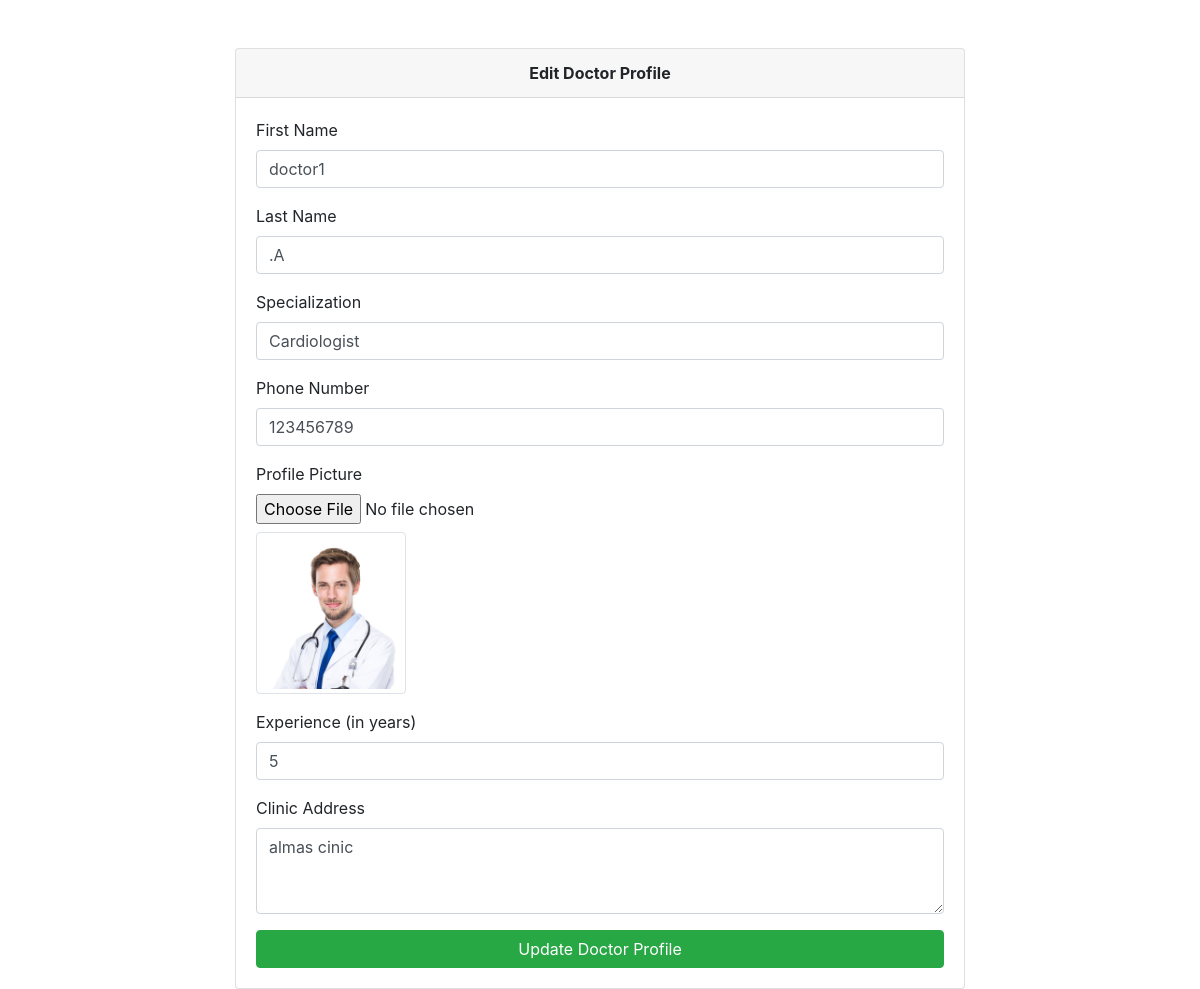
Screenshot of /doctor/edit/1/ with the database file from the repository.
### clinic_mgt_app/models.py (models this page shows, shortened)
class Doctor(models.Model):
    SPECIALIZATION_CHOICES = [
        ('General Practitioner', 'General Practitioner'),
        ('Cardiologist', 'Cardiologist'),
        ('Dermatologist', 'Dermatologist'),
        ('Neurologist', 'Neurologist'),
        ('Orthopedic', 'Orthopedic'),
        ('Pediatrician', 'Pediatrician'),
        ('Psychiatrist', 'Psychiatrist'),
        ('Radiologist', 'Radiologist')
    ]
    doctor_user = models.ForeignKey(CustomUser,on_delete=models.CASCADE, null=True)
    first_name = models.CharField(max_length=100)
    last_name = models.CharField(max_length=100)
    specialization = models.CharField(max_length=100,choices=SPECIALIZATION_CHOICES)
    phone_number = models.CharField(max_length=15)
    image = models.ImageField(upload_to='image/',null=True)
    experience = models.PositiveIntegerField(help_text="Years of experience")
    clinic_address = models.TextField()
    created_at = models.DateTimeField(auto_now_add=True)
    updated_at = models.DateTimeField(auto_now=True)
    is_doctor = models.BooleanField(default=True)

### clinic_mgt_app/views.py (the view, shortened to what this page needs)
# urls.py: path('doctor/edit/<int:pk>/', views.edit_doctor, name='doctor_edit'),
def edit_doctor(request, pk):
    doctor = get_object_or_404(Doctor, pk=pk)
    return render(request, 'doctor_edit.html', {'doctor': doctor})

### clinic_mgt_app/templates/doctor_edit.html (shortened to what this page needs)
<!DOCTYPE html>
<html lang="en">
<head>
    <link rel="stylesheet" href="https://cdn.jsdelivr.net/npm/bootstrap@4.0.0/dist/css/bootstrap.min.css">
</head>
<body>
    <div class="container mt-5">
        <div class="row justify-content-center">
            <div class="col-md-8">
                <div class="card">
                    <div class="card-header text-center font-weight-bold">Edit Doctor Profile</div>
                    <div class="card-body">
                        <form method="POST" enctype="multipart/form-data">
                            <div class="form-group">
                                <label for="first_name">First Name</label>
                                <input type="text" class="form-control" id="first_name" name="first_name" value="{{ doctor.first_name }}" required>
                            </div>
                            <div class="form-group">
                                <label for="last_name">Last Name</label>
                                <input type="text" class="form-control" id="last_name" name="last_name" value="{{ doctor.last_name }}" required>
                            </div>
                            <div class="form-group">
                                <label for="specialization">Specialization</label>
                                <input type="text" class="form-control" id="specialization" name="specialization" value="{{ doctor.specialization }}" required>
                            </div>
                            <div class="form-group">
                                <label for="phone_number">Phone Number</label>
                                <input type="text" class="form-control" id="phone_number" name="phone_number" value="{{ doctor.phone_number }}" required>
                            </div>
                            <div class="form-group">
                                <label for="image">Profile Picture</label>
                                <input type="file" class="form-control-file" id="image" name="image">
                                {% if doctor.image %}
                                <img src="{{ doctor.image.url }}" alt="Profile Picture" class="img-thumbnail mt-2" width="150">
                                {% endif %}
                            </div>
                            <div class="form-group">
                                <label for="experience">Experience (in years)</label>
                                <input type="number" class="form-control" id="experience" name="experience" value="{{ doctor.experience }}" required>
                            </div>
                            <div class="form-group">
                                <label for="clinic_address">Clinic Address</label>
                                <textarea class="form-control" id="clinic_address" name="clinic_address" rows="3" required>{{ doctor.clinic_address }}</textarea>
                            </div>
                            <button type="submit" class="btn btn-success btn-block">Update Doctor Profile</button>
                        </form>
                    </div>
                </div>
            </div>
        </div>
    </div>
</body>
</html>

### rows the page displays
Doctor: first_name "doctor1", last_name ".A", specialization "Cardiologist", phone_number "123456789", image (picture), experience "5", clinic_address "almas cinic"
